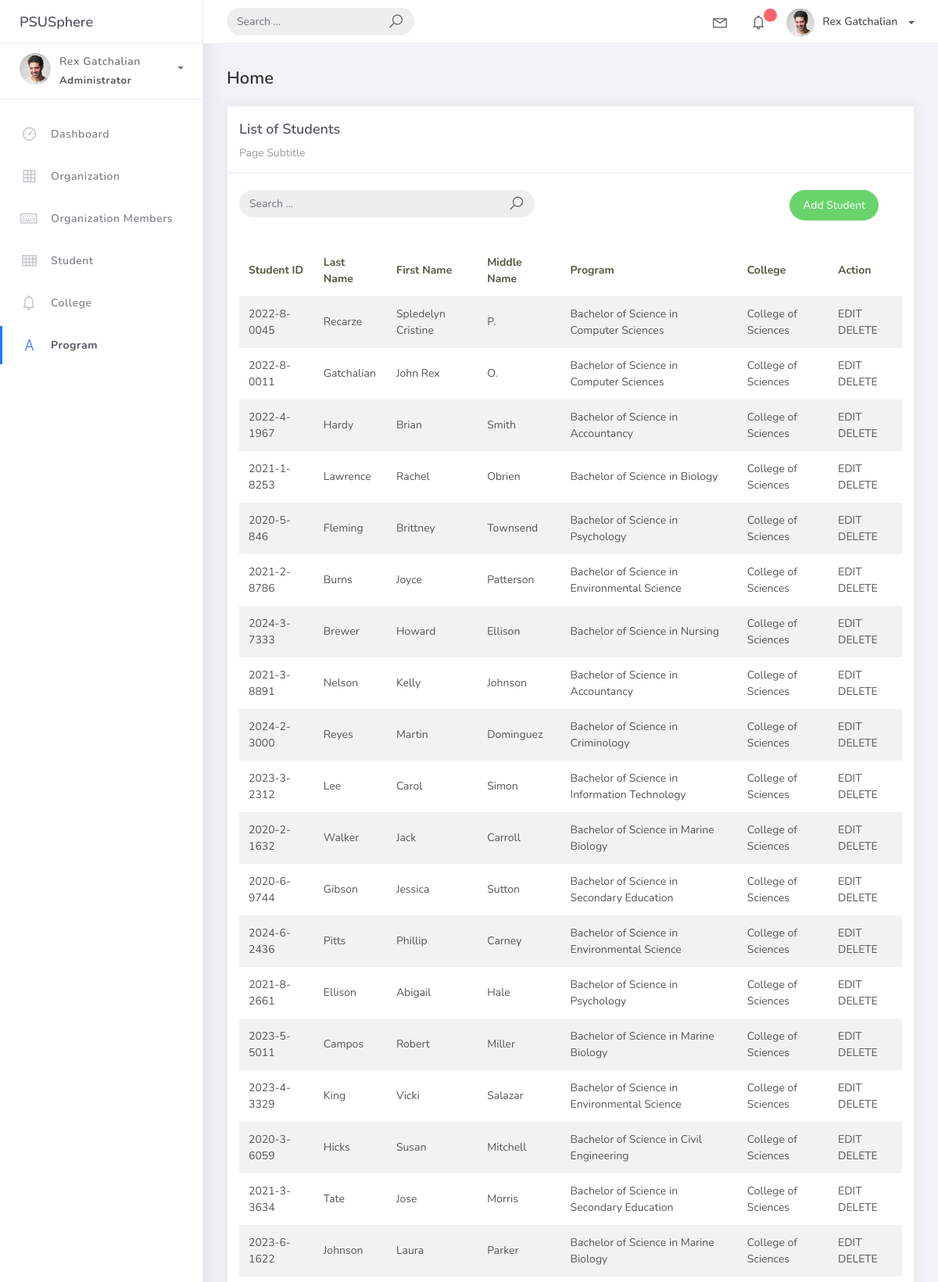
The page /student/ (upper part) on the database its author committed.
### psusphere/models.py (models this page shows, shortened)
class BaseModel(models.Model):
    created_at = models.DateTimeField(auto_now_add=True, db_index=True)
    updated_at = models.DateTimeField(auto_now=True)
    class Meta:
        abstract = True

class Student(BaseModel):
    student_id = models.CharField(max_length=15)
    lastname = models.CharField(max_length=25)
    firstname = models.CharField(max_length=25)
    middlename = models.CharField(max_length=25, blank=True, null=True)
    program = models.ForeignKey(Program, on_delete=models.CASCADE)
    college = models.ForeignKey(College, on_delete=models.CASCADE, default=1)

class Program(BaseModel):
    prog_name = models.CharField(max_length=150)
    college = models.ForeignKey(College, on_delete=models.CASCADE)
    def __str__(self):
        return self.prog_name

class College(BaseModel):
    college_name = models.CharField(max_length=150)
    def __str__(self):
        return self.college_name

### psusphere/views.py (the view, shortened to what this page needs)
# urls.py: path('student/', StudentList.as_view(), name="student"),
class StudentList(ListView):
    model = Student
    context_object_name = "student"
    template_name = "student.html"
    paginated = 5
    def get_queryset(self, *args, **kwargs):
        qs = super(StudentList, self).get_queryset(*args, **kwargs)
        return qs

### projectsite/templates/student.html (shortened to what this page needs)
{% extends 'base.html' %}
{% load static %}
{% block content %}
<div class="content">
    <div class="container-fluid">
        <h4 class="page-title">Home</h4>
        <div class="row">
            <div class="col-md-12">
                <div class="card">
                    <div class="card-header">
                        <div class="card-title">List of Students</div>
                        <div class="card-category">Page Subtitle</div>
                    </div>
                    <br>
                    <div class="col-md-12 row">
                        <div class="col-md-6">
                            <form class="navbar-left navbar-form nav-search mr-md-3" action="{% url 'student' %}">
                                <div class="input-group">
                                    <input type="text" placeholder="Search ..." class="form-control" name="q" value="{{request.GET.q}}"/>
                                    <div class="input-group-append">
                                        <span class="input-group-text">
                                            <i class="la la-search search-icon"></i>
                                        </span>
                                    </div>
                                </div>
                            </form>
                        </div>
                        <div class="col-md-6">
                            <div class="pull-right">
                                <a href="{% url 'student_add' %}" class="btn btn-success btn-rounded">Add Student</a>
                            </div>
                        </div>
                    </div>
                    <div class="card-body">
                        <table class="table table-striped mt-3">
                            <thead>
                                <tr>
                                    <th scope="col">Student ID</th>
                                    <th scope="col">Last Name</th>
                                    <th scope="col">First Name</th>
                                    <th scope="col">Middle Name</th>
                                    <th scope="col">Program</th>
                                    <th scope="col">College</th>
                                    <th scope="col">Action</th>
                                </tr>
                            </thead>
                            <tbody>
                                {% for object in object_list %}
                                    <tr>
                                        <td>{{ object.student_id }}</td>
                                        <td>{{ object.lastname }}</td>
                                        <td>{{ object.firstname }}</td>
                                        <td>{{ object.middlename }}</td>
                                        <td>{{ object.program }}</td>
                                        <td>{{ object.college }}</td>
                                        <td>EDIT
                                            DELETE
                                        </td>
                                    </tr>
                                {% endfor %}
                            </tbody>
                        </table>
                    </div>
                </div>
            </div>
        </div>
    </div>
</div>
{% endblock %}

### rows shown on the page
Student: student_id "2022-8-0045", lastname "Recarze", firstname "Spledelyn Cristine", middlename "P.", program "Bachelor of Science in Computer Sciences", college "College of Sciences"
Student: student_id "2022-8-0011", lastname "Gatchalian", firstname "John Rex", middlename "O.", program "Bachelor of Science in Computer Sciences", college "College of Sciences"
Student: student_id "2022-4-1967", lastname "Hardy", firstname "Brian", middlename "Smith", program "Bachelor of Science in Accountancy", college "College of Sciences"
Student: student_id "2021-1-8253", lastname "Lawrence", firstname "Rachel", middlename "Obrien", program "Bachelor of Science in Biology", college "College of Sciences"
Student: student_id "2020-5-846", lastname "Fleming", firstname "Brittney", middlename "Townsend", program "Bachelor of Science in Psychology", college "College of Sciences"
Student: student_id "2021-2-8786", lastname "Burns", firstname "Joyce", middlename "Patterson", program "Bachelor of Science in Environmental Science", college "College of Sciences"
Student: student_id "2024-3-7333", lastname "Brewer", firstname "Howard", middlename "Ellison", program "Bachelor of Science in Nursing", college "College of Sciences"
Student: student_id "2021-3-8891", lastname "Nelson", firstname "Kelly", middlename "Johnson", program "Bachelor of Science in Accountancy", college "College of Sciences"
Student: student_id "2024-2-3000", lastname "Reyes", firstname "Martin", middlename "Dominguez", program "Bachelor of Science in Criminology", college "College of Sciences"
Student: student_id "2023-3-2312", lastname "Lee", firstname "Carol", middlename "Simon", program "Bachelor of Science in Information Technology", college "College of Sciences"
Student: student_id "2020-2-1632", lastname "Walker", firstname "Jack", middlename "Carroll", program "Bachelor of Science in Marine Biology", college "College of Sciences"
Student: student_id "2020-6-9744", lastname "Gibson", firstname "Jessica", middlename "Sutton", program "Bachelor of Science in Secondary Education", college "College of Sciences"
Student: student_id "2024-6-2436", lastname "Pitts", firstname "Phillip", middlename "Carney", program "Bachelor of Science in Environmental Science", college "College of Sciences"
Student: student_id "2021-8-2661", lastname "Ellison", firstname "Abigail", middlename "Hale", program "Bachelor of Science in Psychology", college "College of Sciences"
Student: student_id "2023-5-5011", lastname "Campos", firstname "Robert", middlename "Miller", program "Bachelor of Science in Marine Biology", college "College of Sciences"
Student: student_id "2023-4-3329", lastname "King", firstname "Vicki", middlename "Salazar", program "Bachelor of Science in Environmental Science", college "College of Sciences"
Student: student_id "2020-3-6059", lastname "Hicks", firstname "Susan", middlename "Mitchell", program "Bachelor of Science in Civil Engineering", college "College of Sciences"
Student: student_id "2021-3-3634", lastname "Tate", firstname "Jose", middlename "Morris", program "Bachelor of Science in Secondary Education", college "College of Sciences"
Student: student_id "2023-6-1622", lastname "Johnson", firstname "Laura", middlename "Parker", program "Bachelor of Science in Marine Biology", college "College of Sciences"
